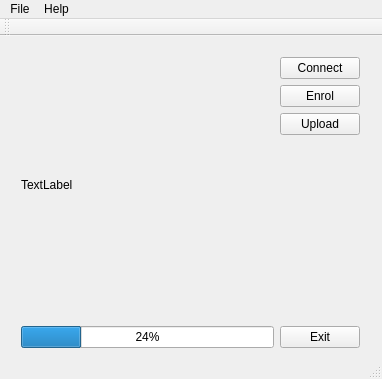
<?xml version="1.0" encoding="UTF-8"?>
<ui version="4.0">
 <class>MainWindow</class>
 <widget class="QMainWindow" name="MainWindow">
  <property name="geometry">
   <rect>
    <x>0</x>
    <y>0</y>
    <width>382</width>
    <height>379</height>
   </rect>
  </property>
  <property name="sizePolicy">
   <sizepolicy hsizetype="Fixed" vsizetype="Fixed">
    <horstretch>0</horstretch>
    <verstretch>0</verstretch>
   </sizepolicy>
  </property>
  <property name="windowTitle">
   <string>Fingerprint v1.0</string>
  </property>
  <widget class="QWidget" name="centralWidget">
   <widget class="QWidget" name="horizontalLayoutWidget">
    <property name="geometry">
     <rect>
      <x>10</x>
      <y>10</y>
      <width>361</width>
      <height>313</height>
     </rect>
    </property>
    <layout class="QHBoxLayout" name="layout">
     <item>
      <layout class="QVBoxLayout" name="verticalLayout_3">
       <property name="spacing">
        <number>6</number>
       </property>
       <item>
        <widget class="QLabel" name="myLabel">
         <property name="minimumSize">
          <size>
           <width>286</width>
           <height>256</height>
          </size>
         </property>
         <property name="text">
          <string>TextLabel</string>
         </property>
        </widget>
       </item>
       <item>
        <spacer name="horizontalSpacer">
         <property name="orientation">
          <enum>Qt::Horizontal</enum>
         </property>
         <property name="sizeHint" stdset="0">
          <size>
           <width>40</width>
           <height>20</height>
          </size>
         </property>
        </spacer>
       </item>
       <item>
        <widget class="QProgressBar" name="progressBar">
         <property name="value">
          <number>24</number>
         </property>
        </widget>
       </item>
      </layout>
     </item>
     <item>
      <layout class="QVBoxLayout" name="verticalLayout">
       <item>
        <widget class="QPushButton" name="btnConnect">
         <property name="text">
          <string>Connect</string>
         </property>
        </widget>
       </item>
       <item>
        <widget class="QPushButton" name="btnEnrol">
         <property name="text">
          <string>Enrol</string>
         </property>
        </widget>
       </item>
       <item>
        <widget class="QPushButton" name="btnUpload">
         <property name="text">
          <string>Upload</string>
         </property>
        </widget>
       </item>
       <item>
        <spacer name="verticalSpacer">
         <property name="orientation">
          <enum>Qt::Vertical</enum>
         </property>
         <property name="sizeHint" stdset="0">
          <size>
           <width>20</width>
           <height>40</height>
          </size>
         </property>
        </spacer>
       </item>
       <item>
        <widget class="QPushButton" name="btnExit">
         <property name="text">
          <string>Exit</string>
         </property>
        </widget>
       </item>
      </layout>
     </item>
    </layout>
   </widget>
  </widget>
  <widget class="QToolBar" name="mainToolBar">
   <attribute name="toolBarArea">
    <enum>TopToolBarArea</enum>
   </attribute>
   <attribute name="toolBarBreak">
    <bool>false</bool>
   </attribute>
  </widget>
  <widget class="QStatusBar" name="statusBar"/>
  <widget class="QMenuBar" name="menuBar">
   <property name="geometry">
    <rect>
     <x>0</x>
     <y>0</y>
     <width>382</width>
     <height>21</height>
    </rect>
   </property>
   <widget class="QMenu" name="menuFile">
    <property name="title">
     <string>File</string>
    </property>
    <addaction name="actionSettings"/>
    <addaction name="separator"/>
    <addaction name="actionExit"/>
   </widget>
   <widget class="QMenu" name="menuHelp">
    <property name="title">
     <string>Help</string>
    </property>
   </widget>
   <addaction name="menuFile"/>
   <addaction name="menuHelp"/>
  </widget>
  <action name="actionSettings">
   <property name="text">
    <string>Settings</string>
   </property>
  </action>
  <action name="actionExit">
   <property name="text">
    <string>Exit</string>
   </property>
  </action>
 </widget>
 <layoutdefault spacing="6" margin="11"/>
 <resources/>
 <connections/>
</ui>
